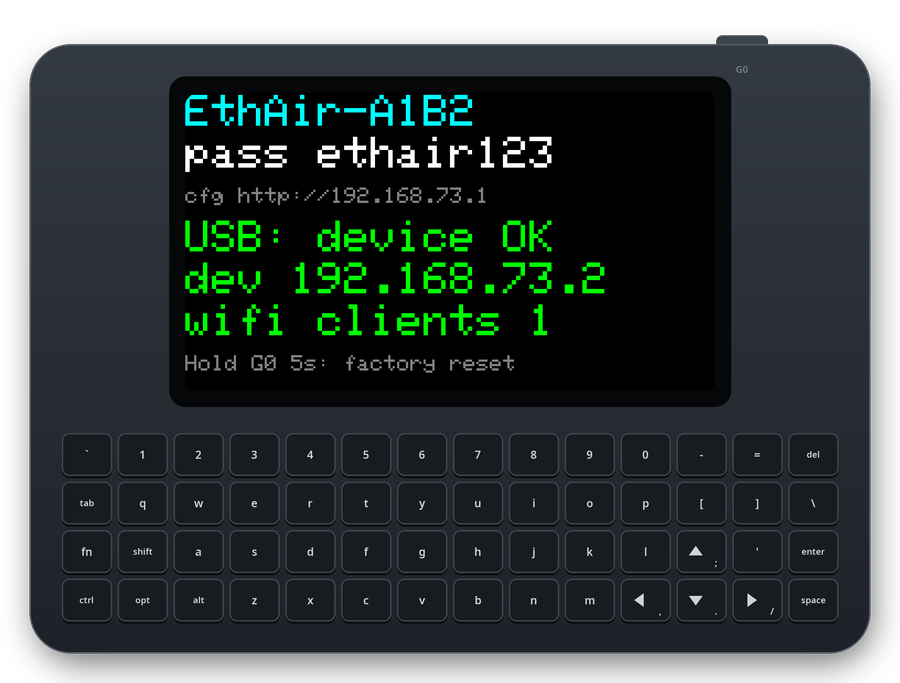
#> input picture images/cardputer-ethair.png, 900 x 683 px
$ python cutout.py ../images/cardputer-ethair.png out.png
#> lines starting #> are read from the running program, lines starting #| are printed output that depends on the picture; after the words box and inside, x2 and y2 are one past the last pixel; in counts of white or black regions, pixels touching at a corner belong together
#!/usr/bin/env python3
"""Cuts a product photo out of its white background (transparent PNG).

    tools/cutout.py IN OUT [--crop x0 y0 x1 y1] [--thresh 24] [--width 600]

Flood fill from the corners finds the background; the mask is shrunk past
the light fringe, smoothed and softened, and the image scaled down
premultiplied (no halo on dark pages). Needs Pillow.
"""
import argparse

from PIL import Image, ImageDraw, ImageFilter


def main():
    ap = argparse.ArgumentParser()
    ap.add_argument("src")
    ap.add_argument("out")
    ap.add_argument("--crop", nargs=4, type=int)
    ap.add_argument("--thresh", type=int, default=24)
    ap.add_argument("--width", type=int, default=600)
    args = ap.parse_args()

    img = Image.open(args.src).convert("RGBA")
#> img is the input picture: PIL image 900x683 RGBA; mean R, G, B, A 22, 29.3, 29.1, 215.9
    if args.crop:
        img = img.crop(tuple(args.crop))
    img = img.resize((img.width * 2, img.height * 2), Image.LANCZOS)
#> img: PIL image 1800x1366 RGBA
    rgb = img.convert("RGB")
    marker = (255, 0, 255)
    for corner in ((0, 0), (rgb.width - 1, 0), (0, rgb.height - 1), (rgb.width - 1, rgb.height - 1)):
        ImageDraw.floodfill(rgb, corner, marker, thresh=args.thresh)
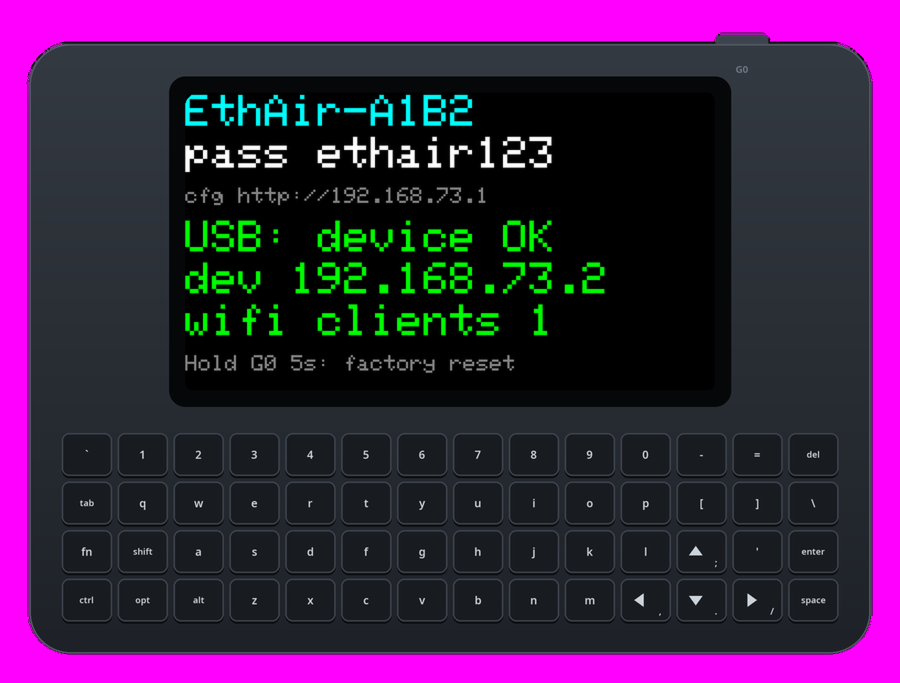
#> rgb: PIL image 1800x1366 RGB (shown at 1/2 size); mean R, G, B 63, 29.4, 70.1
    r, g, b = rgb.split()
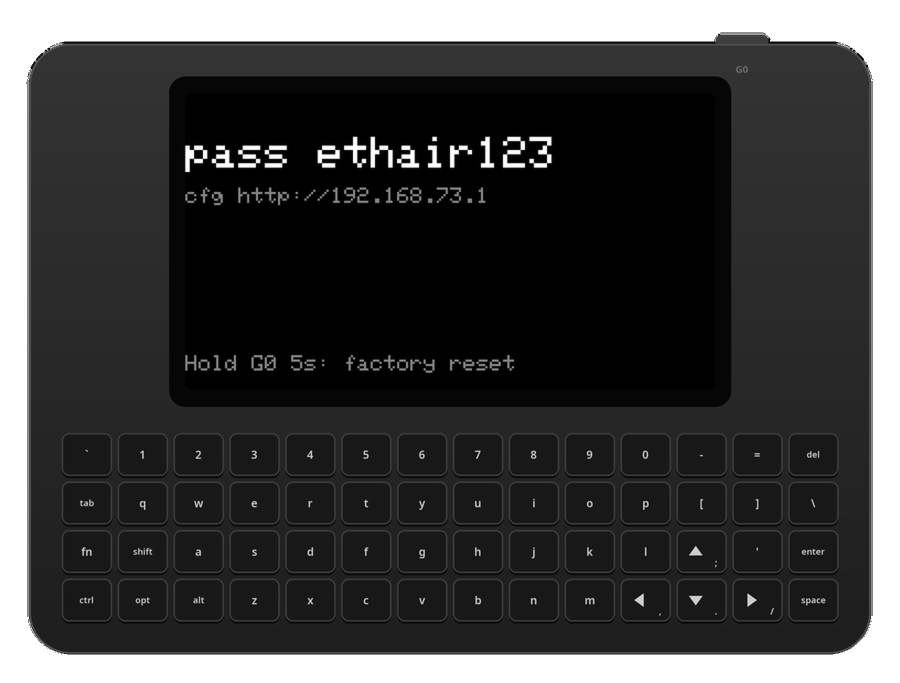
#> r: PIL image 1800x1366 L (shown at 1/2 size); min 0, max 255, mean 63
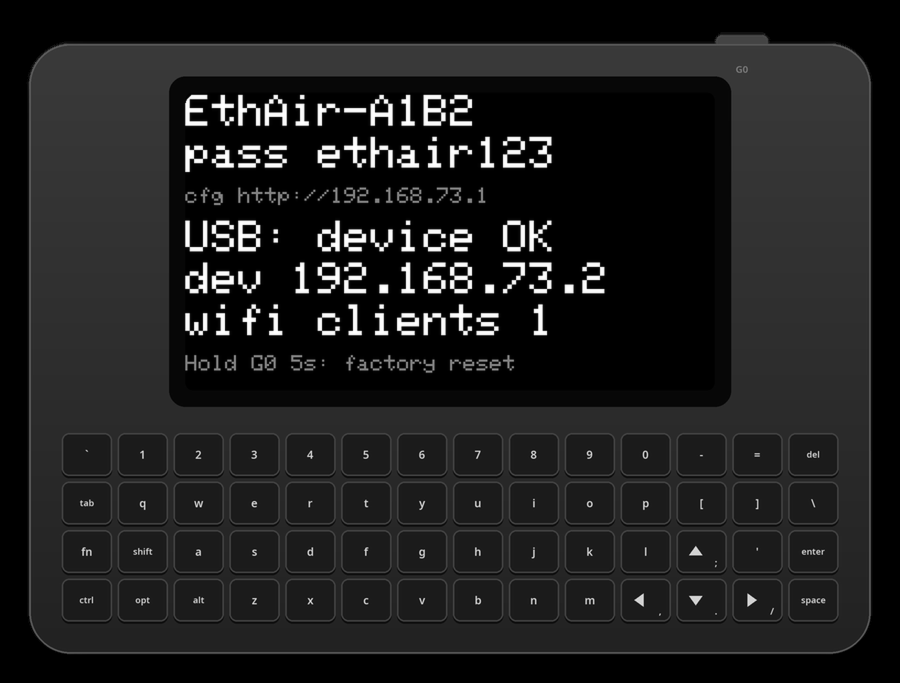
#> g: PIL image 1800x1366 L (shown at 1/2 size); min 0, max 255, mean 29.4
    bg = Image.merge("RGB", (r.point(lambda v: 255 if v == 255 else 0),
                             g.point(lambda v: 255 if v == 0 else 0),
                             b.point(lambda v: 255 if v == 255 else 0))).convert("L").point(lambda v: 255 if v == 255 else 0)
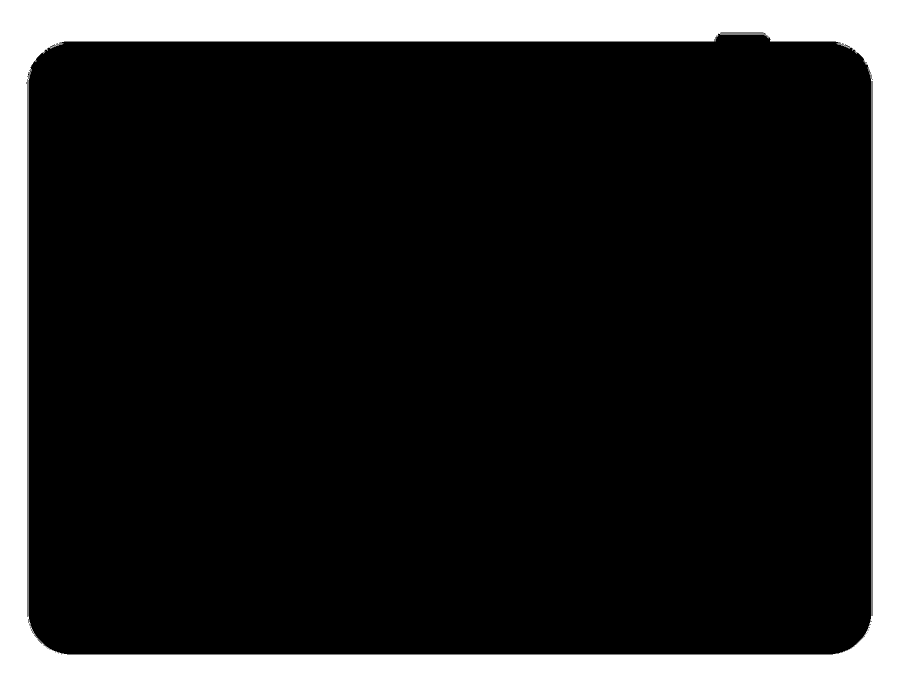
#> bg: PIL image 1800x1366 L (shown at 1/2 size); 16% white; 1 white region, box (x1, y1, x2, y2) and area: (0, 0, 1800, 1366) 394242
    mask = bg.point(lambda v: 0 if v else 255)
    mask = mask.filter(ImageFilter.MinFilter(5))
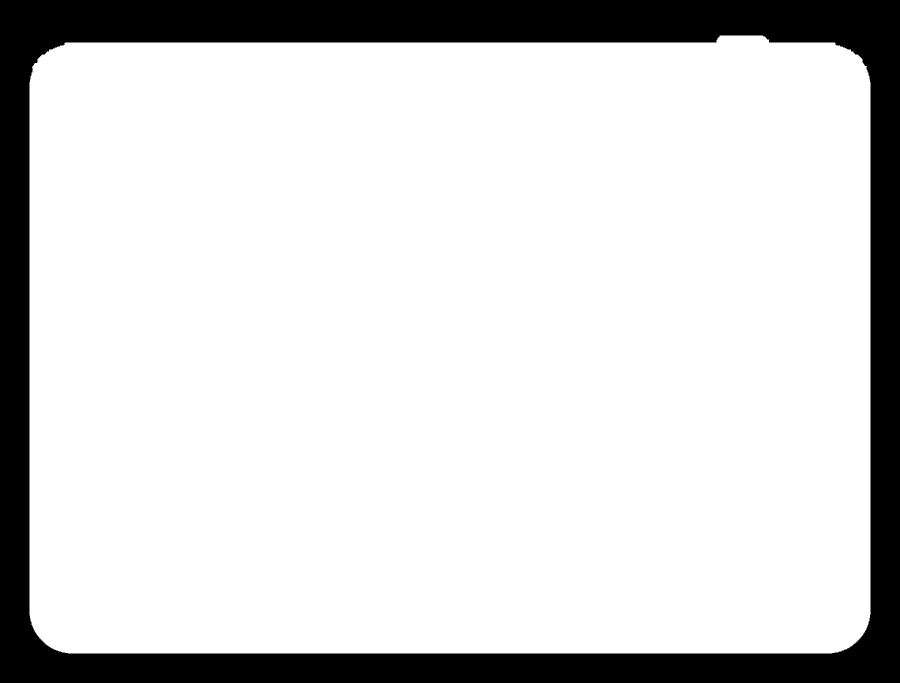
#> mask: PIL image 1800x1366 L (shown at 1/2 size); 83.4% white; 1 black region, box (x1, y1, x2, y2) and area: (0, 0, 1800, 1366) 408624
    mask = mask.filter(ImageFilter.GaussianBlur(3)).point(lambda v: 255 if v >= 128 else 0)
#> mask: PIL image 1800x1366 L; 83.4% white; 1 black region, box (x1, y1, x2, y2) and area: (0, 0, 1800, 1366) 408656
    mask = mask.filter(ImageFilter.GaussianBlur(1.2))
    img.putalpha(mask)
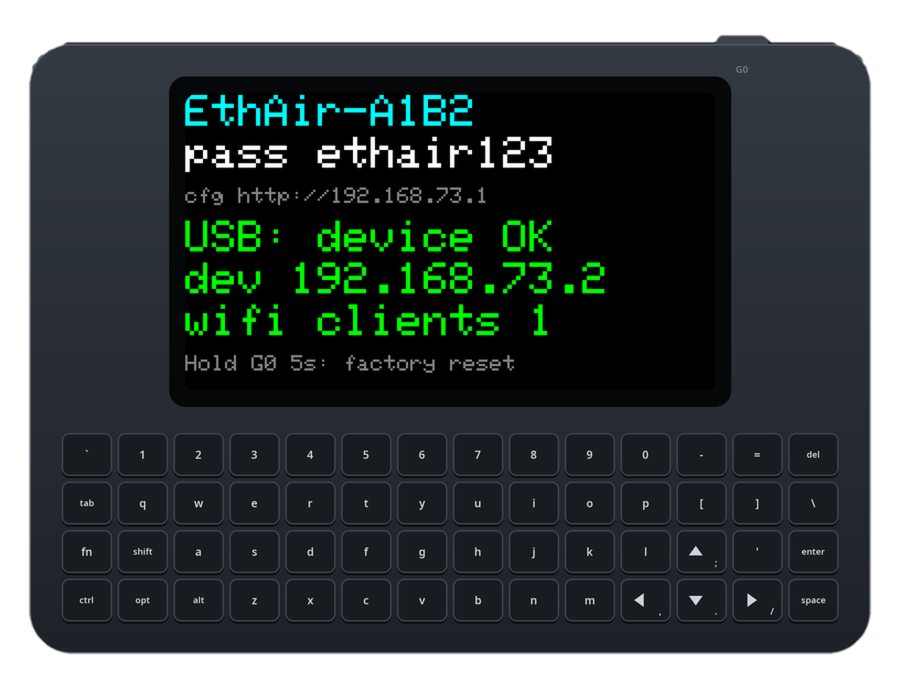
#> img: PIL image 1800x1366 RGBA (shown at 1/2 size); mean R, G, B, A 22.1, 29.4, 29.3, 212.6; transparent parts drawn white
    box = mask.getbbox()
#> box = (56, 68, 1744, 1310)
    img = img.crop(box)
#> img: PIL image 1688x1242 RGBA
    size = (args.width, int(args.width * img.height / img.width))
#> size = (600, 441)
    img = img.convert("RGBa").resize(size, Image.LANCZOS).convert("RGBA")
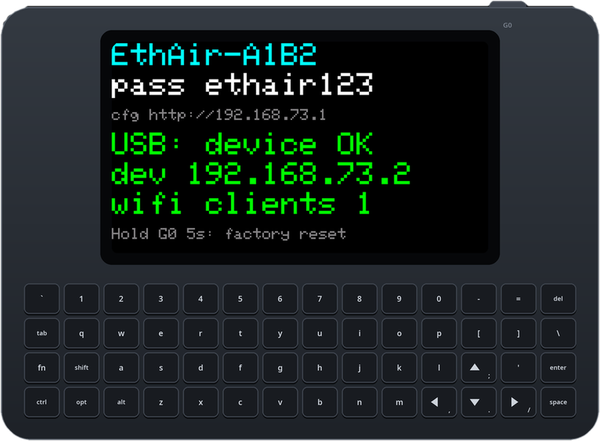
#> img: PIL image 600x441 RGBA; mean R, G, B, A 26, 34.6, 34.5, 249.3; transparent parts drawn white
    img.save(args.out, optimize=True)
    print("saved", args.out, img.size)
#| saved out.png (600, 441)


if __name__ == "__main__":
    main()
